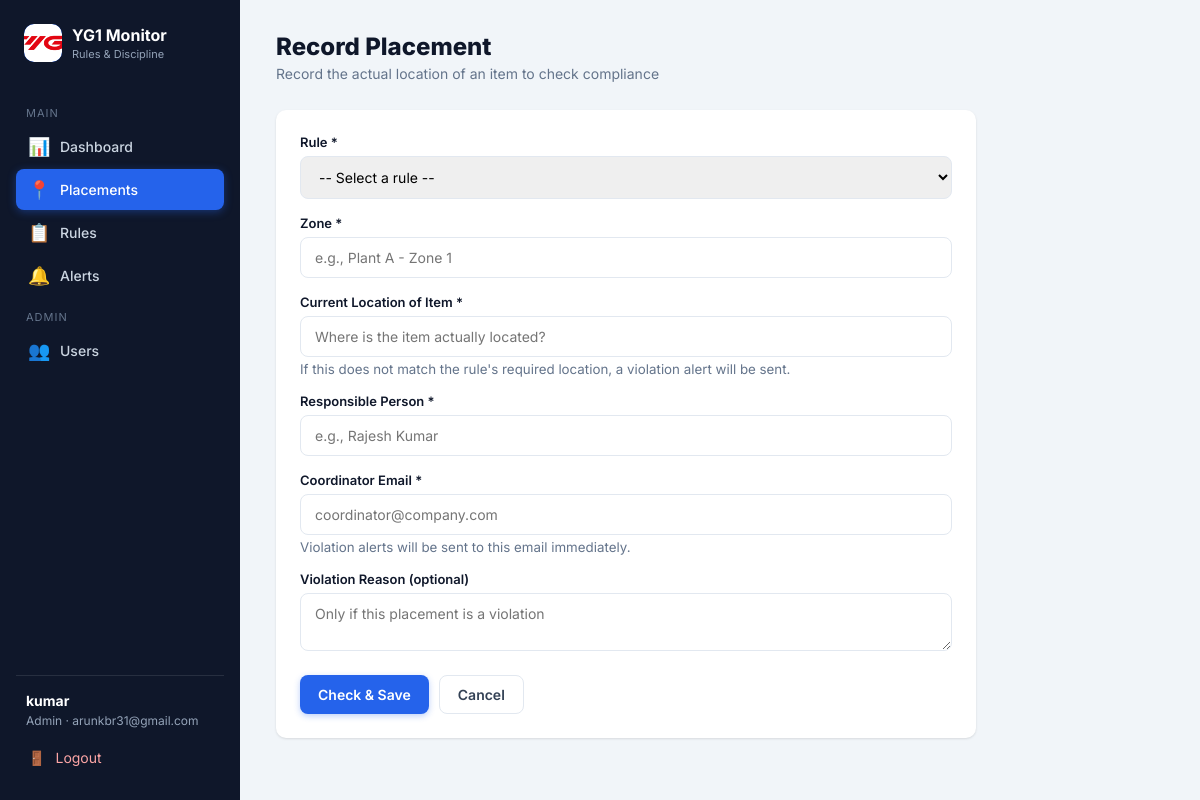
Page /placements/add (signed in) on the committed database.
### models.py (models this page shows, shortened)
class User(UserMixin, db.Model):
    id = db.Column(db.Integer, primary_key=True)
    username = db.Column(db.String(80), unique=True, nullable=False, index=True)
    email = db.Column(db.String(120), unique=True, nullable=False, index=True)
    password_hash = db.Column(db.String(256), nullable=False)
    role = db.Column(db.String(20), nullable=False, default='coordinator')
    is_active = db.Column(db.Boolean, default=True)
    created_at = db.Column(db.DateTime, default=datetime.utcnow)

### app.py (the view, shortened to what this page needs)
@app.route('/placements/add', methods=['GET', 'POST'])
@login_required
def add_placement():
    all_rules = Rule.query.all()
    return render_template('placement_form.html', rules=all_rules)

### app.py (called while the page is built)
@login_manager.user_loader
def load_user(user_id):
    return db.session.get(User, int(user_id))

### templates/placement_form.html (shortened to what this page needs)
{% extends "base.html" %}
{% block content %}
<div class="layout">
    <aside class="sidebar">
        <div class="brand">
            <div class="badge"><img src="{{ url_for('static', filename='images/yg1_images.png') }}" alt="YG1 Logo"></div>
            <div>
                <h2>YG1 Monitor</h2>
                <small>Rules & Discipline</small>
            </div>
        </div>
        <nav>
            <div class="nav-label">Main</div>
            <a href="{{ url_for('dashboard') }}"><span class="icon">📊</span> <span>Dashboard</span></a>
            <a href="{{ url_for('placements') }}" class="active"><span class="icon">📍</span> <span>Placements</span></a>
            <a href="{{ url_for('rules') }}"><span class="icon">📋</span> <span>Rules</span></a>
            <a href="{{ url_for('alerts') }}"><span class="icon">🔔</span> <span>Alerts</span></a>
            {% if current_user.role == 'admin' %}
            <div class="nav-label">Admin</div>
            <a href="{{ url_for('users') }}"><span class="icon">👥</span> <span>Users</span></a>
            {% endif %}
        </nav>
        <div class="user-box">
            <div class="user-info">
                <strong>{{ current_user.username }}</strong>
                <span>{{ current_user.role|capitalize }} · {{ current_user.email }}</span>
            </div>
            <a href="{{ url_for('logout') }}" style="display:flex; align-items:center; gap:10px; padding:10px 12px; border-radius:8px; font-size:14px; color:#fca5a5; transition:background .2s;">
                <span class="icon">🚪</span> <span>Logout</span>
            </a>
        </div>
    </aside>
    <main class="main">
        <div class="page-header">
            <div>
                <h1>Record Placement</h1>
                <p>Record the actual location of an item to check compliance</p>
            </div>
        </div>
        <div class="card" style="max-width: 700px;">
            <form method="POST" action="{{ url_for('add_placement') }}">
                <div class="form-group">
                    <label for="rule_id">Rule *</label>
                    <select id="rule_id" name="rule_id" required>
                        <option value="">-- Select a rule --</option>
                    </select>
                </div>
                <div class="form-group">
                    <label for="zone">Zone *</label>
                    <input type="text" id="zone" name="zone" placeholder="e.g., Plant A - Zone 1" required value="{{ form.zone if form else '' }}">
                </div>
                <div class="form-group">
                    <label for="current_location">Current Location of Item *</label>
                    <input type="text" id="current_location" name="current_location" placeholder="Where is the item actually located?" required value="{{ form.current_location if form else '' }}">
                    <small style="color:var(--text-light); display:block; margin-top:4px;">If this does not match the rule's required location, a violation alert will be sent.</small>
                </div>
                <div class="form-group">
                    <label for="responsible_person">Responsible Person *</label>
                    <input type="text" id="responsible_person" name="responsible_person" placeholder="e.g., Rajesh Kumar" required value="{{ form.responsible_person if form else '' }}">
                </div>
                <div class="form-group">
                    <label for="coordinator_email">Coordinator Email *</label>
                    <input type="email" id="coordinator_email" name="coordinator_email" placeholder="coordinator@company.com" required value="{{ form.coordinator_email if form else '' }}">
                    <small style="color:var(--text-light); display:block; margin-top:4px;">Violation alerts will be sent to this email immediately.</small>
                </div>
                <div class="form-group">
                    <label for="violation_reason">Violation Reason (optional)</label>
                    <textarea id="violation_reason" name="violation_reason" rows="2" placeholder="Only if this placement is a violation">{{ form.violation_reason if form else '' }}</textarea>
                </div>
                <div style="display:flex; gap:10px; margin-top:20px;">
                    <button type="submit" class="btn btn-primary">Check & Save</button>
                    <a href="{{ url_for('placements') }}" class="btn btn-outline">Cancel</a>
                </div>
            </form>
        </div>
    </main>
</div>
{% endblock %}

### templates/base.html (style rules this page uses)
:root { --primary: #2563eb; --primary-dark: #1d4ed8; --primary-light: #dbeafe; --success: #16a34a; --success-light: #dcfce7; --warning: #d97706; --warning-light: #fef3c7; --danger: #dc2626; --danger-light: #fee2e2; --info: #0891b2; --info-light: #cffafe; --dark: #0f172a; --gray: #f1f5f9; --gray-border: #e2e8f0; --text: #334155; --text-light: #64748b; --shadow: 0 1px 3px rgba(0,0,0,.08), 0 1px 2px rgba(0,0,0,.04); --shadow-lg: 0 10px 25px rgba(0,0,0,.12); --radius: 10px; }
* { margin: 0; padding: 0; box-sizing: border-box; }
body { font-family: 'Inter', -apple-system, sans-serif; background: var(--gray); color: var(--text); min-height: 100vh; }
a { text-decoration: none; color: inherit; }
button { font-family: inherit; cursor: pointer; }
.form-group { margin-bottom: 16px; }
.form-group label { display: block; font-size: 13px; font-weight: 600; color: var(--dark); margin-bottom: 6px; }
.form-group input, .form-group select, .form-group textarea { width: 100%; padding: 11px 14px; border: 1.5px solid var(--gray-border); border-radius: 8px; font-size: 14px; font-family: inherit; transition: border .2s, box-shadow .2s; }
.btn { display: inline-block; padding: 10px 18px; border: none; border-radius: 8px; font-size: 14px; font-weight: 600; transition: background .2s, transform .1s, box-shadow .2s; }
.btn-primary { background: var(--primary); color: white; box-shadow: 0 2px 6px rgba(37,99,235,.3); }
.btn-outline { background: white; color: var(--text); border: 1.5px solid var(--gray-border); }
.layout { display: flex; height: 100vh; overflow: hidden; }
.sidebar { width: 240px; background: var(--dark); color: #cbd5e1; padding: 24px 16px; display: flex; flex-direction: column; position: fixed; top: 0; bottom: 0; left: 0; z-index: 100; }
.sidebar .brand { display: flex; align-items: center; gap: 10px; margin-bottom: 32px; padding: 0 8px; }
.sidebar .brand .badge { width: 38px; height: 38px; background: var(--primary); border-radius: 10px; display: flex; align-items: center; justify-content: center; font-weight: 800; font-size: 18px; color: white; overflow: hidden; padding: 0; }
.sidebar .brand .badge img { width: 100%; height: 100%; object-fit: cover; border-radius: 10px; display: block; }
.sidebar .brand h2 { font-size: 16px; font-weight: 700; color: white; }
.sidebar .brand small { display: block; font-size: 11px; color: #94a3b8; font-weight: 400; margin-top: 2px; }
.sidebar nav { flex: 1; }
.sidebar nav .nav-label { font-size: 11px; text-transform: uppercase; letter-spacing: 1px; color: #64748b; padding: 12px 10px 6px; }
.sidebar nav a { display: flex; align-items: center; gap: 10px; padding: 10px 12px; border-radius: 8px; font-size: 14px; font-weight: 500; color: #cbd5e1; transition: background .2s, color .2s; margin-bottom: 2px; }
.sidebar nav a.active { background: var(--primary); color: white; box-shadow: 0 2px 8px rgba(37,99,235,.4); }
.sidebar nav a .icon { font-size: 18px; width: 22px; text-align: center; }
.sidebar .user-box { border-top: 1px solid rgba(255,255,255,.1); padding-top: 16px; margin-top: auto; }
.sidebar .user-box .user-info { padding: 0 10px; margin-bottom: 10px; }
.sidebar .user-box .user-info strong { display: block; color: white; font-size: 14px; }
.sidebar .user-box .user-info span { font-size: 12px; color: #94a3b8; }
.main { flex: 1; margin-left: 240px; padding: 32px 36px; height: 100vh; overflow-y: auto; }
.page-header { display: flex; align-items: center; justify-content: space-between; margin-bottom: 28px; }
.page-header h1 { font-size: 24px; font-weight: 800; color: var(--dark); }
.page-header p { font-size: 14px; color: var(--text-light); margin-top: 4px; }
.card { background: white; border-radius: var(--radius); box-shadow: var(--shadow); padding: 24px; margin-bottom: 24px; }
.badge { display: inline-block; padding: 4px 12px; border-radius: 20px; font-size: 12px; font-weight: 600; }

### rows in the picture
User: username "kumar", role "Admin", email "arunkbr31@gmail.com"
